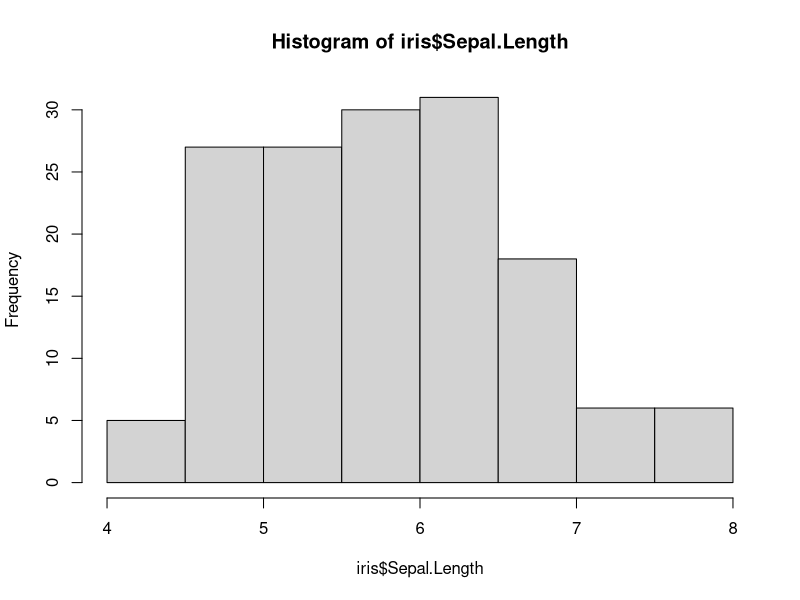
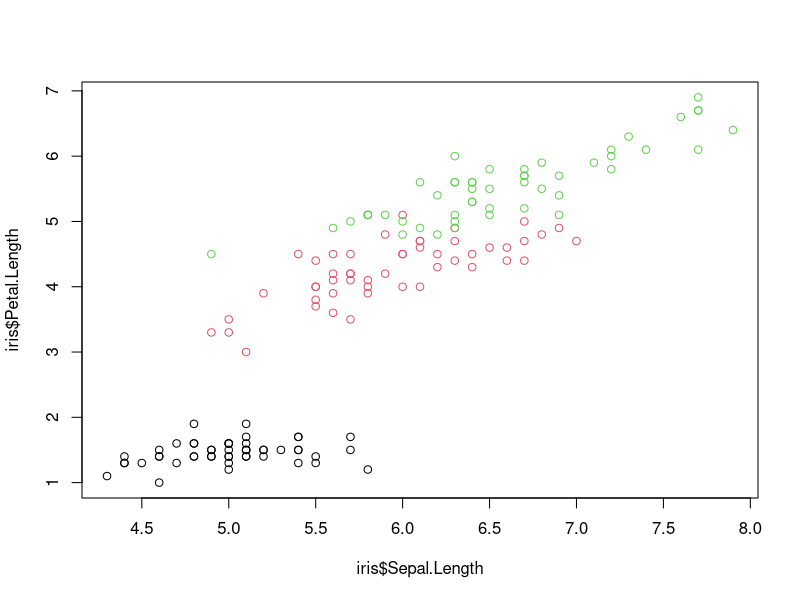

The R script that drew these images, in order:
## ---- chunk 1
knitr::opts_chunk$set(echo = TRUE)
## ---- chunk 2
hist(iris$Sepal.Length)
## ---- chunk 3
plot(iris$Sepal.Length,iris$Petal.Length, col = iris$Species)
